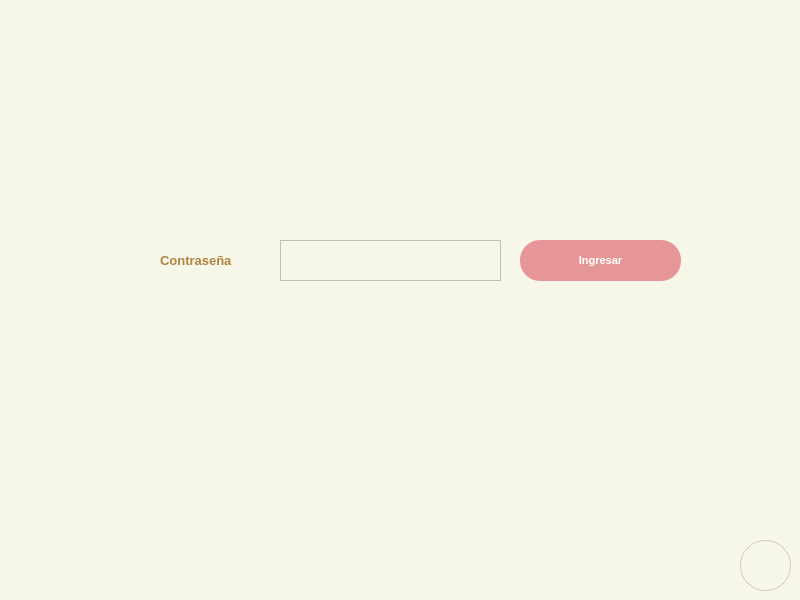
<?xml version="1.0" encoding="UTF-8"?>
<ui version="4.0">
 <class>MainWindow</class>
 <widget class="QMainWindow" name="MainWindow">
  <property name="geometry">
   <rect>
    <x>0</x>
    <y>0</y>
    <width>800</width>
    <height>600</height>
   </rect>
  </property>
  <property name="palette">
   <palette>
    <active>
     <colorrole role="WindowText">
      <brush brushstyle="SolidPattern">
       <color alpha="255">
        <red>0</red>
        <green>0</green>
        <blue>0</blue>
       </color>
      </brush>
     </colorrole>
     <colorrole role="Button">
      <brush brushstyle="SolidPattern">
       <color alpha="255">
        <red>240</red>
        <green>255</green>
        <blue>253</blue>
       </color>
      </brush>
     </colorrole>
     <colorrole role="Light">
      <brush brushstyle="SolidPattern">
       <color alpha="255">
        <red>255</red>
        <green>255</green>
        <blue>255</blue>
       </color>
      </brush>
     </colorrole>
     <colorrole role="Midlight">
      <brush brushstyle="SolidPattern">
       <color alpha="255">
        <red>247</red>
        <green>255</green>
        <blue>254</blue>
       </color>
      </brush>
     </colorrole>
     <colorrole role="Dark">
      <brush brushstyle="SolidPattern">
       <color alpha="255">
        <red>120</red>
        <green>127</green>
        <blue>126</blue>
       </color>
      </brush>
     </colorrole>
     <colorrole role="Mid">
      <brush brushstyle="SolidPattern">
       <color alpha="255">
        <red>160</red>
        <green>170</green>
        <blue>169</blue>
       </color>
      </brush>
     </colorrole>
     <colorrole role="Text">
      <brush brushstyle="SolidPattern">
       <color alpha="255">
        <red>0</red>
        <green>0</green>
        <blue>0</blue>
       </color>
      </brush>
     </colorrole>
     <colorrole role="BrightText">
      <brush brushstyle="SolidPattern">
       <color alpha="255">
        <red>255</red>
        <green>255</green>
        <blue>255</blue>
       </color>
      </brush>
     </colorrole>
     <colorrole role="ButtonText">
      <brush brushstyle="SolidPattern">
       <color alpha="255">
        <red>0</red>
        <green>0</green>
        <blue>0</blue>
       </color>
      </brush>
     </colorrole>
     <colorrole role="Base">
      <brush brushstyle="SolidPattern">
       <color alpha="255">
        <red>255</red>
        <green>255</green>
        <blue>255</blue>
       </color>
      </brush>
     </colorrole>
     <colorrole role="Window">
      <brush brushstyle="SolidPattern">
       <color alpha="255">
        <red>240</red>
        <green>255</green>
        <blue>253</blue>
       </color>
      </brush>
     </colorrole>
     <colorrole role="Shadow">
      <brush brushstyle="SolidPattern">
       <color alpha="255">
        <red>0</red>
        <green>0</green>
        <blue>0</blue>
       </color>
      </brush>
     </colorrole>
     <colorrole role="Link">
      <brush brushstyle="SolidPattern">
       <color alpha="255">
        <red>157</red>
        <green>159</green>
        <blue>255</blue>
       </color>
      </brush>
     </colorrole>
     <colorrole role="AlternateBase">
      <brush brushstyle="SolidPattern">
       <color alpha="255">
        <red>247</red>
        <green>255</green>
        <blue>254</blue>
       </color>
      </brush>
     </colorrole>
     <colorrole role="ToolTipBase">
      <brush brushstyle="SolidPattern">
       <color alpha="255">
        <red>255</red>
        <green>255</green>
        <blue>220</blue>
       </color>
      </brush>
     </colorrole>
     <colorrole role="ToolTipText">
      <brush brushstyle="SolidPattern">
       <color alpha="255">
        <red>0</red>
        <green>0</green>
        <blue>0</blue>
       </color>
      </brush>
     </colorrole>
    </active>
    <inactive>
     <colorrole role="WindowText">
      <brush brushstyle="SolidPattern">
       <color alpha="255">
        <red>0</red>
        <green>0</green>
        <blue>0</blue>
       </color>
      </brush>
     </colorrole>
     <colorrole role="Button">
      <brush brushstyle="SolidPattern">
       <color alpha="255">
        <red>240</red>
        <green>255</green>
        <blue>253</blue>
       </color>
      </brush>
     </colorrole>
     <colorrole role="Light">
      <brush brushstyle="SolidPattern">
       <color alpha="255">
        <red>255</red>
        <green>255</green>
        <blue>255</blue>
       </color>
      </brush>
     </colorrole>
     <colorrole role="Midlight">
      <brush brushstyle="SolidPattern">
       <color alpha="255">
        <red>247</red>
        <green>255</green>
        <blue>254</blue>
       </color>
      </brush>
     </colorrole>
     <colorrole role="Dark">
      <brush brushstyle="SolidPattern">
       <color alpha="255">
        <red>120</red>
        <green>127</green>
        <blue>126</blue>
       </color>
      </brush>
     </colorrole>
     <colorrole role="Mid">
      <brush brushstyle="SolidPattern">
       <color alpha="255">
        <red>160</red>
        <green>170</green>
        <blue>169</blue>
       </color>
      </brush>
     </colorrole>
     <colorrole role="Text">
      <brush brushstyle="SolidPattern">
       <color alpha="255">
        <red>0</red>
        <green>0</green>
        <blue>0</blue>
       </color>
      </brush>
     </colorrole>
     <colorrole role="BrightText">
      <brush brushstyle="SolidPattern">
       <color alpha="255">
        <red>255</red>
        <green>255</green>
        <blue>255</blue>
       </color>
      </brush>
     </colorrole>
     <colorrole role="ButtonText">
      <brush brushstyle="SolidPattern">
       <color alpha="255">
        <red>0</red>
        <green>0</green>
        <blue>0</blue>
       </color>
      </brush>
     </colorrole>
     <colorrole role="Base">
      <brush brushstyle="SolidPattern">
       <color alpha="255">
        <red>255</red>
        <green>255</green>
        <blue>255</blue>
       </color>
      </brush>
     </colorrole>
     <colorrole role="Window">
      <brush brushstyle="SolidPattern">
       <color alpha="255">
        <red>240</red>
        <green>255</green>
        <blue>253</blue>
       </color>
      </brush>
     </colorrole>
     <colorrole role="Shadow">
      <brush brushstyle="SolidPattern">
       <color alpha="255">
        <red>0</red>
        <green>0</green>
        <blue>0</blue>
       </color>
      </brush>
     </colorrole>
     <colorrole role="Link">
      <brush brushstyle="SolidPattern">
       <color alpha="255">
        <red>157</red>
        <green>159</green>
        <blue>255</blue>
       </color>
      </brush>
     </colorrole>
     <colorrole role="AlternateBase">
      <brush brushstyle="SolidPattern">
       <color alpha="255">
        <red>247</red>
        <green>255</green>
        <blue>254</blue>
       </color>
      </brush>
     </colorrole>
     <colorrole role="ToolTipBase">
      <brush brushstyle="SolidPattern">
       <color alpha="255">
        <red>255</red>
        <green>255</green>
        <blue>220</blue>
       </color>
      </brush>
     </colorrole>
     <colorrole role="ToolTipText">
      <brush brushstyle="SolidPattern">
       <color alpha="255">
        <red>0</red>
        <green>0</green>
        <blue>0</blue>
       </color>
      </brush>
     </colorrole>
    </inactive>
    <disabled>
     <colorrole role="WindowText">
      <brush brushstyle="SolidPattern">
       <color alpha="255">
        <red>120</red>
        <green>127</green>
        <blue>126</blue>
       </color>
      </brush>
     </colorrole>
     <colorrole role="Button">
      <brush brushstyle="SolidPattern">
       <color alpha="255">
        <red>240</red>
        <green>255</green>
        <blue>253</blue>
       </color>
      </brush>
     </colorrole>
     <colorrole role="Light">
      <brush brushstyle="SolidPattern">
       <color alpha="255">
        <red>255</red>
        <green>255</green>
        <blue>255</blue>
       </color>
      </brush>
     </colorrole>
     <colorrole role="Midlight">
      <brush brushstyle="SolidPattern">
       <color alpha="255">
        <red>247</red>
        <green>255</green>
        <blue>254</blue>
       </color>
      </brush>
     </colorrole>
     <colorrole role="Dark">
      <brush brushstyle="SolidPattern">
       <color alpha="255">
        <red>120</red>
        <green>127</green>
        <blue>126</blue>
       </color>
      </brush>
     </colorrole>
     <colorrole role="Mid">
      <brush brushstyle="SolidPattern">
       <color alpha="255">
        <red>160</red>
        <green>170</green>
        <blue>169</blue>
       </color>
      </brush>
     </colorrole>
     <colorrole role="Text">
      <brush brushstyle="SolidPattern">
       <color alpha="255">
        <red>120</red>
        <green>127</green>
        <blue>126</blue>
       </color>
      </brush>
     </colorrole>
     <colorrole role="BrightText">
      <brush brushstyle="SolidPattern">
       <color alpha="255">
        <red>255</red>
        <green>255</green>
        <blue>255</blue>
       </color>
      </brush>
     </colorrole>
     <colorrole role="ButtonText">
      <brush brushstyle="SolidPattern">
       <color alpha="255">
        <red>120</red>
        <green>127</green>
        <blue>126</blue>
       </color>
      </brush>
     </colorrole>
     <colorrole role="Base">
      <brush brushstyle="SolidPattern">
       <color alpha="255">
        <red>240</red>
        <green>255</green>
        <blue>253</blue>
       </color>
      </brush>
     </colorrole>
     <colorrole role="Window">
      <brush brushstyle="SolidPattern">
       <color alpha="255">
        <red>240</red>
        <green>255</green>
        <blue>253</blue>
       </color>
      </brush>
     </colorrole>
     <colorrole role="Shadow">
      <brush brushstyle="SolidPattern">
       <color alpha="255">
        <red>0</red>
        <green>0</green>
        <blue>0</blue>
       </color>
      </brush>
     </colorrole>
     <colorrole role="Link">
      <brush brushstyle="SolidPattern">
       <color alpha="255">
        <red>157</red>
        <green>159</green>
        <blue>255</blue>
       </color>
      </brush>
     </colorrole>
     <colorrole role="AlternateBase">
      <brush brushstyle="SolidPattern">
       <color alpha="255">
        <red>240</red>
        <green>255</green>
        <blue>253</blue>
       </color>
      </brush>
     </colorrole>
     <colorrole role="ToolTipBase">
      <brush brushstyle="SolidPattern">
       <color alpha="255">
        <red>255</red>
        <green>255</green>
        <blue>220</blue>
       </color>
      </brush>
     </colorrole>
     <colorrole role="ToolTipText">
      <brush brushstyle="SolidPattern">
       <color alpha="255">
        <red>0</red>
        <green>0</green>
        <blue>0</blue>
       </color>
      </brush>
     </colorrole>
    </disabled>
   </palette>
  </property>
  <property name="windowTitle">
   <string>MainWindow</string>
  </property>
  <widget class="QWidget" name="centralwidget">
   <layout class="QVBoxLayout" name="verticalLayout">
    <property name="leftMargin">
     <number>0</number>
    </property>
    <property name="topMargin">
     <number>0</number>
    </property>
    <property name="rightMargin">
     <number>0</number>
    </property>
    <property name="bottomMargin">
     <number>0</number>
    </property>
    <item>
     <widget class="QFrame" name="frame">
      <property name="styleSheet">
       <string notr="true">QWidget {
	background-color: rgb(247, 247, 233)
    background-image: url(:/imagenes/fondo.png);
    background-repeat: no-repeat;
    background-position: center;
    background-attachment: fixed;
    background-size: cover;
}</string>
      </property>
      <property name="frameShape">
       <enum>QFrame::NoFrame</enum>
      </property>
      <layout class="QVBoxLayout" name="verticalLayout_2" stretch="1,8,1">
       <property name="spacing">
        <number>0</number>
       </property>
       <property name="leftMargin">
        <number>0</number>
       </property>
       <property name="topMargin">
        <number>0</number>
       </property>
       <property name="rightMargin">
        <number>0</number>
       </property>
       <property name="bottomMargin">
        <number>0</number>
       </property>
       <item>
        <widget class="QFrame" name="frame_botones">
         <property name="styleSheet">
          <string notr="true">QFrame{
background-color: rgb(247, 247, 233) ;
}
QPushButton{
background-color:#000000ff;
border-radius:25px;
}
QPushButton:hover{
background-color:rgb(230, 225, 210);
border-radius:25px;
}
</string>
         </property>
         <property name="frameShape">
          <enum>QFrame::NoFrame</enum>
         </property>
         <widget class="QPushButton" name="botonSalir">
          <property name="geometry">
           <rect>
            <x>740</x>
            <y>10</y>
            <width>51</width>
            <height>51</height>
           </rect>
          </property>
          <property name="minimumSize">
           <size>
            <width>40</width>
            <height>40</height>
           </size>
          </property>
          <property name="text">
           <string/>
          </property>
          <property name="icon">
           <iconset>
            <normaloff>icono-salir.png</normaloff>icono-salir.png</iconset>
          </property>
         </widget>
         <widget class="QPushButton" name="botonRegresar">
          <property name="geometry">
           <rect>
            <x>680</x>
            <y>10</y>
            <width>51</width>
            <height>51</height>
           </rect>
          </property>
          <property name="minimumSize">
           <size>
            <width>40</width>
            <height>40</height>
           </size>
          </property>
          <property name="text">
           <string/>
          </property>
          <property name="icon">
           <iconset>
            <normaloff>icono-atras.png</normaloff>icono-atras.png</iconset>
          </property>
          <property name="iconSize">
           <size>
            <width>30</width>
            <height>30</height>
           </size>
          </property>
         </widget>
        </widget>
       </item>
       <item>
        <widget class="QFrame" name="frame_buscar">
         <property name="styleSheet">
          <string notr="true">QFrame {
    background-color: rgb(247, 247, 233);
	color: rgb(176, 131, 63)
}
QPushButton {
    background-color: rgb(230, 150, 150);   
    color: rgb(255, 255, 255);              
    border-radius: 20px;
    padding: 8px 16px;
    font-weight: bold;
    border: none;
    box-shadow: 0px 2px 6px rgba(0, 0, 0, 0.15);
}

QPushButton:hover {
    background-color: rgb(240, 130, 130);
}

QPushButton:pressed {
    background-color: rgb(220, 120, 120);
}</string>
         </property>
         <property name="frameShape">
          <enum>QFrame::NoFrame</enum>
         </property>
         <widget class="QPushButton" name="botonIngresar">
          <property name="geometry">
           <rect>
            <x>520</x>
            <y>180</y>
            <width>161</width>
            <height>41</height>
           </rect>
          </property>
          <property name="font">
           <font>
            <pointsize>8</pointsize>
            <weight>75</weight>
            <bold>true</bold>
           </font>
          </property>
          <property name="styleSheet">
           <string notr="true">QPushButton {
    background-color: rgb(230, 150, 150);   
    color: rgb(255, 255, 255);              
    border-radius: 20px;
    padding: 8px 16px;
    font-weight: bold;
    border: none;
    box-shadow: 0px 2px 6px rgba(0, 0, 0, 0.15);
}

QPushButton:hover {
    background-color: rgb(240, 130, 130);
}

QPushButton:pressed {
    background-color: rgb(220, 120, 120);
}
</string>
          </property>
          <property name="text">
           <string>Ingresar</string>
          </property>
         </widget>
         <widget class="QLabel" name="label">
          <property name="geometry">
           <rect>
            <x>160</x>
            <y>180</y>
            <width>121</width>
            <height>41</height>
           </rect>
          </property>
          <property name="font">
           <font>
            <pointsize>10</pointsize>
            <weight>75</weight>
            <bold>true</bold>
           </font>
          </property>
          <property name="text">
           <string>Contraseña</string>
          </property>
         </widget>
         <widget class="QTextEdit" name="textEdit">
          <property name="geometry">
           <rect>
            <x>280</x>
            <y>180</y>
            <width>221</width>
            <height>41</height>
           </rect>
          </property>
         </widget>
        </widget>
       </item>
       <item>
        <widget class="QFrame" name="frame_otros">
         <property name="font">
          <font>
           <underline>false</underline>
          </font>
         </property>
         <property name="styleSheet">
          <string notr="true">QFrame {
    background-color: rgb(247, 247, 233);
}
QPushButton {
    background-color: rgb(247, 247, 233);  
    color: rgb(200, 160, 100);                 
    border-radius: 20px;
    padding: 8px 16px;
    font-weight: bold;
    border: 1px solid rgb(210, 200, 180);  
}

QPushButton:hover {
    background-color: rgb(240, 235, 220);  
	color: rgb(230, 225, 210);
}

QPushButton:pressed {
    background-color: rgb(220, 215, 200);  
}</string>
         </property>
         <property name="frameShape">
          <enum>QFrame::NoFrame</enum>
         </property>
         <widget class="QPushButton" name="botonInfo">
          <property name="geometry">
           <rect>
            <x>740</x>
            <y>0</y>
            <width>51</width>
            <height>51</height>
           </rect>
          </property>
          <property name="minimumSize">
           <size>
            <width>40</width>
            <height>40</height>
           </size>
          </property>
          <property name="styleSheet">
           <string notr="true">QFrame{
background-color: rgb(247, 247, 233) ;
}
QPushButton{
background-color:#000000ff;
border-radius:25px;
}
QPushButton:hover{
background-color:rgb(230, 225, 210);
border-radius:25px;
}</string>
          </property>
          <property name="text">
           <string/>
          </property>
          <property name="icon">
           <iconset>
            <normaloff>icono-informacion.png</normaloff>icono-informacion.png</iconset>
          </property>
         </widget>
        </widget>
       </item>
      </layout>
     </widget>
    </item>
   </layout>
  </widget>
 </widget>
 <resources/>
 <connections/>
</ui>
